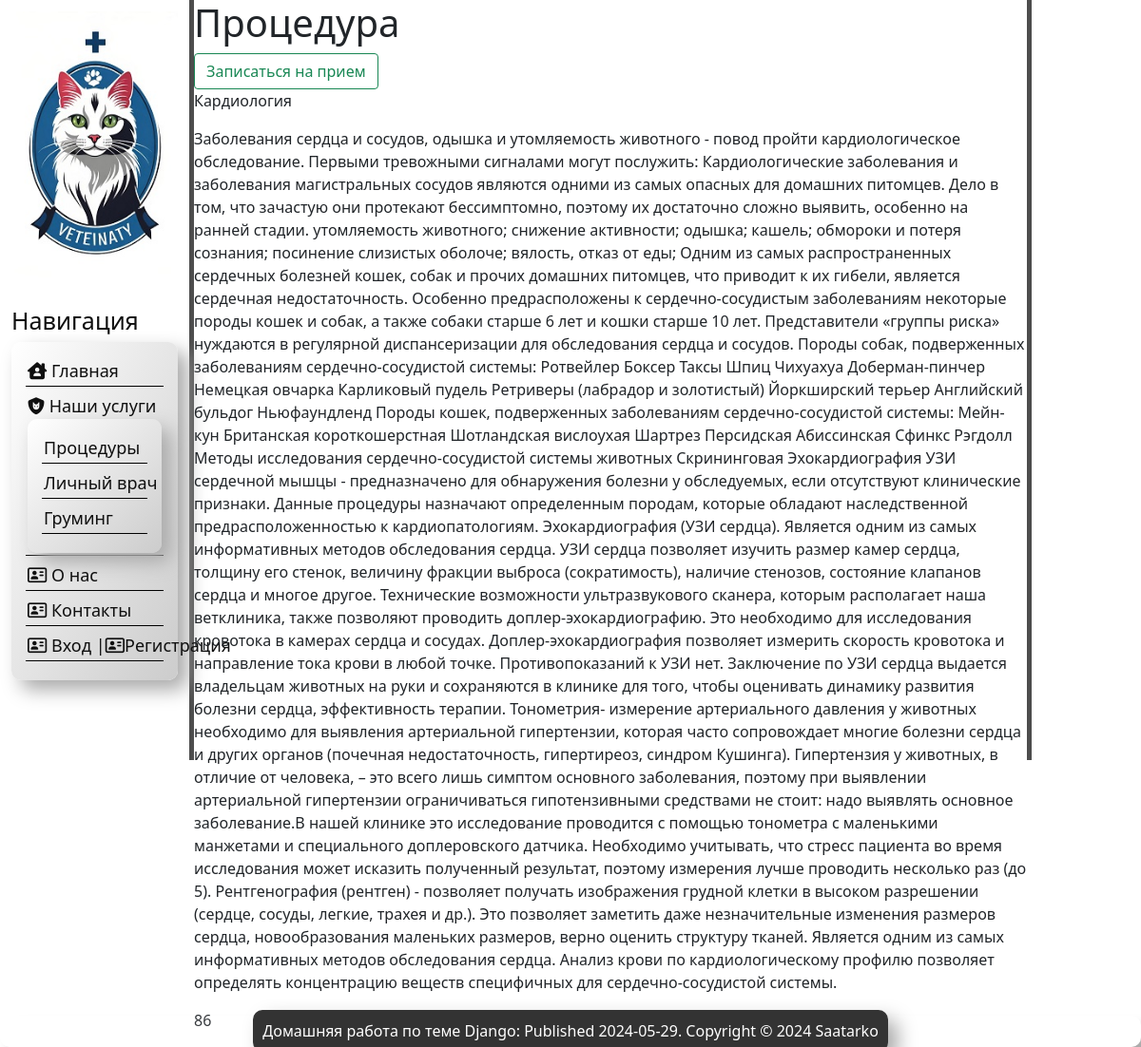
/service/procedure/Кардиология/, run on the app's committed database.
### service/models.py (models this page shows, shortened)
class Procedure(models.Model):
    name_procedure = models.CharField('Название процедуры', max_length=30)
    eng_name_procedure = models.CharField('Название процедуры на англ', max_length=30)
    description = models.TextField('Описание')
    price = models.IntegerField('Цена')
    class Meta:
        verbose_name = 'Процедуры/Procedure'
        verbose_name_plural = 'Процедуры/Procedure'

### service/views.py (the view)
# urls.py: path('procedure/<str:name>/', views.ProcedureNameDetailView.as_view(), name='procedure_named'),
class ProcedureNameDetailView(DetailView):
    model = Procedure
    template_name = 'service/procedure_name.html'
    context_object_name = 'result'
    slug_field = 'name_procedure'  # Указываем поле, которое будет использоваться как слаг
    slug_url_kwarg = 'name'  # Указываем имя аргумента из URL
    def get_queryset(self):
        name = self.kwargs.get('name')
        return Procedure.objects.filter(name_procedure=name)

### service/templates/service/procedure_name.html
{% extends 'main/layout.html' %}
{% load static %}
{% block content %}
    <h1>Процедура</h1>
<a href="{% url 'order' result.name_procedure 'base'%}">
    <button type="button" class="btn btn-outline-success">Записаться на прием</button>
</a>
    <section class="procedure_list">
        <p>{{ result.name_procedure }}</p>
        <p>{{ result.description }}</p>
        <p>{{ result.price }}</p>
    </section>
{% endblock %}

### main/static/main/css/main.css (style rules this page uses)
.procedure_list { display: flex; flex-direction: row; flex-wrap: wrap; }

### data on the page
Procedure: name_procedure "Кардиология", description "Заболевания сердца и сосудов, одышка и утомляемость животного - повод пройти кардиологическое обследование. Первыми тревожными сигналами могут послужить: Кардиологические заболевания и заболевания магистральных сосудов являются одними из самых опасных для домашних питомцев. Дело в том, что зачастую они протекают бессимптомно, поэтому их достаточно сложно выявить, особенно на ранней стадии. утомляемость животного; снижение активности; одышка; кашель; обмороки и потеря сознания; посинение слизистых оболоче; вялость, отказ от еды; Одним из самых распространенных сердечных болезней кошек, собак и прочих домашних питомцев, что приводит к их гибели, является сердечная недостаточность. Особенно…", price "86"
